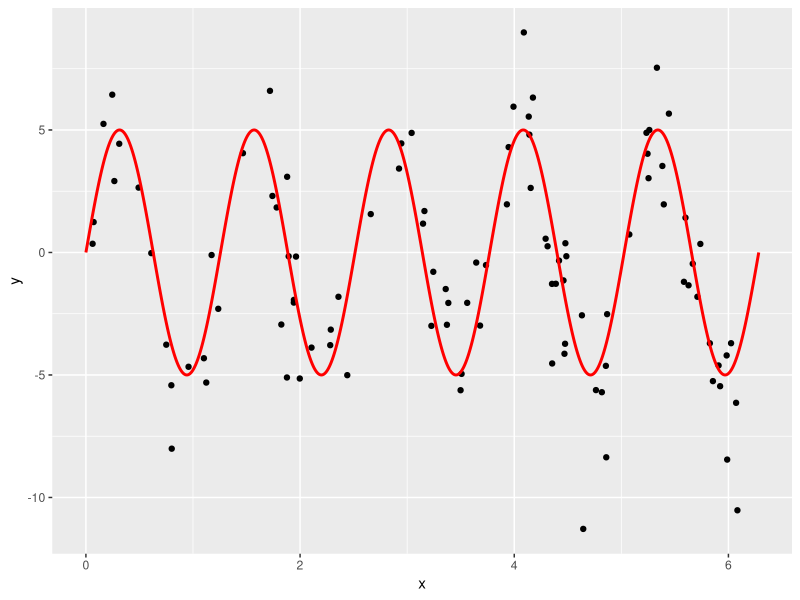

Source code (R): (Note: a time limit stopped this script after it produced the figure.)
# Setup -------------------------------------------------------------------
library(tidyverse)
library(broom)

# Let these be:
# -true function f(x) for a one-dimensional predictor x
# -the standard deviation of the true epsilon i.e. the noise
f <- function(x) {
  5*sin(5*x)
}
sigma <- 2

# This function generates a random sample. Random in terms of both
# -the predictor x
# -the amount of noise eps
generate_sample <- function(f, sample_size, sigma) {
  data_frame(
    x = runif(n = sample_size, min = 0, max = 2*pi),
    f_x = f(x),
    eps = rnorm(n = sample_size, mean = 0, sd = sigma),
    y = f_x + eps
  )
}

# Generate Training Data via Sampling -------------------------------------
# We observe points (x,y). Here we are pretending to know the exact break down 
# of y into f(x) and eps:
train_data <- generate_sample(f, sample_size = 100, sigma = sigma) %>%
  dplyr::select(x, y)

# The true model f(x) is in red:
ggplot(train_data, aes(x=x)) +
  geom_point(aes(y=y)) +
  stat_function(data=data_frame(x=c(0,2*pi)), aes(x=x), fun=f, col="red", n=1000, size=1)





# Compute MSE, Bias^2, Variance for Range of df --------------------------

# Number of simuations to average the behavior of f_hat = y_hat over
n_sim <- 1000
# Sample size of each training data
sample_size <- 200
# Value of x for test data
x0 <- 0.5
test_data <- data_frame(x=x0)
# Vector of different degrees of freedom to try:
df_vector <- c(3:99)

# Save values here:
MSE <- rep(0, length(df_vector)) 
bias_squared <- rep(0, length(df_vector))
variance <- rep(0, length(df_vector))

# Do your work here. You'll need a "pull back the curtain" moment at some point:


for(i in 1:length(df_vector)) {
  
  predictions <- rep(0, n_sim)
    
  for(j in 1:n_sim) {
    #sampling
    training <- generate_sample(f, sample_size=sample_size, sigma = sigma)%>%
      dplyr::select(x,y)
    
    spline <- smooth.spline(x=training$x, y=training$y, df=i)
    
    predicted <- predict(spline, x=test_data$x) %>%
      tbl_df() %>%
      rename(y_hat = y) 
    
    predictions[i] = predicted$y_hat
 
  if(i %% 100 == 0){
    print(i)
  }
}
#moment of truth and adding predictions
  truth <- data_frame(
    x = rep(x0, n_sim),
    f_x = f(x),
    eps = rnorm(n = n_sim, mean = 0, sd = 0.3),
    y = f_x + eps
  )
  
  truth <- truth %>%
    mutate(y_hat=predictions)
  
  #compute MSE, bias^2 and variance
  MSE[i]  <- truth %>%
    summarise(MSE = mean((y - y_hat)^2)) %>% 
    .[["MSE"]]
  bias_squared[i] <- truth %>%
    summarise(bias_squared = (mean(f_x - y_hat))^2) %>%
    .[["bias_squared"]]
  variance[i] <- truth %>%
    summarise(variance = var(y_hat))%>%
    .[["variance"]]

}



# Create Data Frames -------------------------------------------------------
# Create results data frame based on previous results
results <- data_frame(
  df = df_vector,
  MSE = MSE,
  bias_squared = bias_squared,
  variance = variance
) 
# Convert to tidy data format (rows=observations, cols=variables) using
# tidyr::gather
results_tidy <- results %>% 
  tidyr::gather(type, value, -df)





# Plots -------------------------------------------------------

# Plot bias_squared vs variance (on log vs log scale)
bias_sq_vs_var_plot <- 
  ggplot(results, aes(x=bias_squared, y=variance)) +
  geom_text(aes(label=df)) +
  scale_y_log10() +
  scale_x_log10()
bias_sq_vs_var_plot
ggsave(file="PS05_Connor_McCormick_bias_sq_vs_var.pdf", plot=bias_sq_vs_var_plot, width = 6, height=4)

# Plot MSE, bias_squared, variance
MSE_plot <- 
  ggplot(results_tidy, aes(x=df, y=value, col=type)) +
  geom_line()
MSE_plot
ggsave(file="PS05_Connor_McCormick_MSE.pdf", plot=MSE_plot, width = 6, height=4)


#*********************************************
#*********************************************
